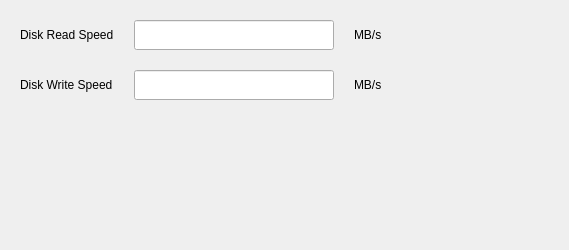
<?xml version="1.0" encoding="UTF-8"?>
<ui version="4.0">
 <class>DiskConfTab</class>
 <widget class="QWidget" name="DiskConfTab">
  <property name="geometry">
   <rect>
    <x>0</x>
    <y>0</y>
    <width>569</width>
    <height>250</height>
   </rect>
  </property>
  <property name="windowTitle">
   <string>Form</string>
  </property>
  <layout class="QVBoxLayout" name="verticalLayout">
   <property name="spacing">
    <number>0</number>
   </property>
   <property name="leftMargin">
    <number>20</number>
   </property>
   <property name="topMargin">
    <number>20</number>
   </property>
   <property name="rightMargin">
    <number>0</number>
   </property>
   <property name="bottomMargin">
    <number>0</number>
   </property>
   <item>
    <layout class="QGridLayout" name="gridLayout">
     <property name="spacing">
      <number>20</number>
     </property>
     <item row="0" column="2">
      <widget class="QLabel" name="label_2">
       <property name="text">
        <string>MB/s</string>
       </property>
      </widget>
     </item>
     <item row="0" column="1">
      <widget class="QLineEdit" name="lineEdit_read_speed">
       <property name="minimumSize">
        <size>
         <width>200</width>
         <height>30</height>
        </size>
       </property>
       <property name="maximumSize">
        <size>
         <width>200</width>
         <height>30</height>
        </size>
       </property>
      </widget>
     </item>
     <item row="1" column="0">
      <widget class="QLabel" name="label_7">
       <property name="text">
        <string>Disk Write Speed</string>
       </property>
      </widget>
     </item>
     <item row="1" column="1">
      <widget class="QLineEdit" name="lineEdit_write_speed">
       <property name="minimumSize">
        <size>
         <width>200</width>
         <height>30</height>
        </size>
       </property>
       <property name="maximumSize">
        <size>
         <width>200</width>
         <height>30</height>
        </size>
       </property>
      </widget>
     </item>
     <item row="0" column="0">
      <widget class="QLabel" name="label_6">
       <property name="text">
        <string>Disk Read Speed</string>
       </property>
      </widget>
     </item>
     <item row="1" column="2">
      <widget class="QLabel" name="label_4">
       <property name="text">
        <string>MB/s</string>
       </property>
      </widget>
     </item>
     <item row="0" column="3">
      <spacer name="horizontalSpacer">
       <property name="orientation">
        <enum>Qt::Horizontal</enum>
       </property>
       <property name="sizeHint" stdset="0">
        <size>
         <width>40</width>
         <height>20</height>
        </size>
       </property>
      </spacer>
     </item>
    </layout>
   </item>
   <item>
    <spacer name="verticalSpacer">
     <property name="orientation">
      <enum>Qt::Vertical</enum>
     </property>
     <property name="sizeHint" stdset="0">
      <size>
       <width>20</width>
       <height>40</height>
      </size>
     </property>
    </spacer>
   </item>
  </layout>
 </widget>
 <resources/>
 <connections/>
</ui>
